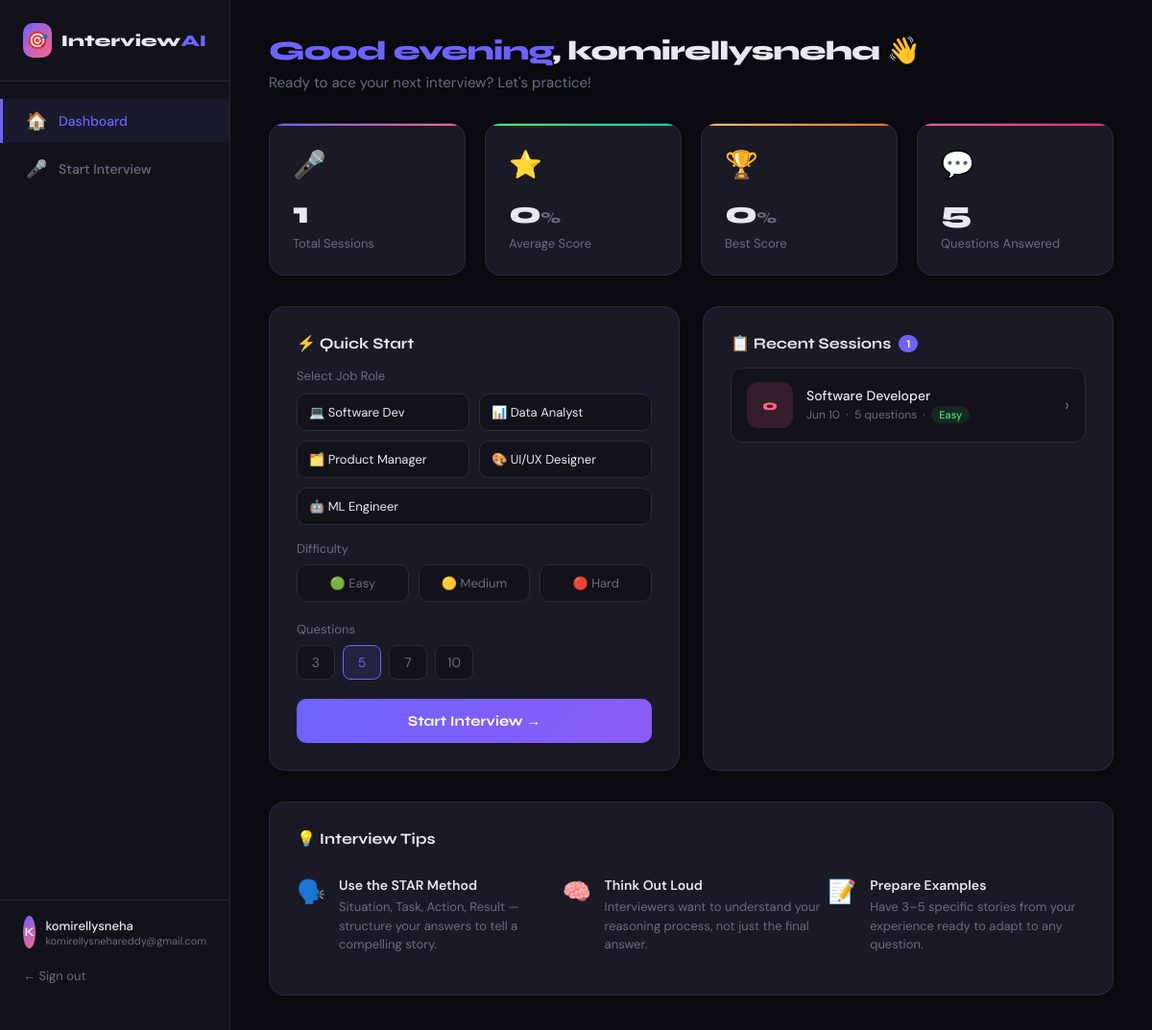
The page /dashboard (signed in) on the database its author committed.
### app.py (models this page shows)
class User(db.Model):
    id = db.Column(db.Integer, primary_key=True)
    username = db.Column(db.String(80), unique=True, nullable=False)
    email = db.Column(db.String(120), unique=True, nullable=False)
    password_hash = db.Column(db.String(256), nullable=False)
    created_at = db.Column(db.DateTime, default=datetime.utcnow)
    sessions = db.relationship('InterviewSession', backref='user', lazy=True)

class InterviewSession(db.Model):
    id = db.Column(db.Integer, primary_key=True)
    user_id = db.Column(db.Integer, db.ForeignKey('user.id'), nullable=False)
    job_role = db.Column(db.String(100), nullable=False)
    difficulty = db.Column(db.String(20), nullable=False)
    score = db.Column(db.Float, default=0)
    total_questions = db.Column(db.Integer, default=0)
    completed = db.Column(db.Boolean, default=False)
    created_at = db.Column(db.DateTime, default=datetime.utcnow)
    answers = db.relationship('Answer', backref='interview_session', lazy=True)

### app.py (the view)
@app.route('/dashboard')
def dashboard():
    if 'user_id' not in session:
        return redirect(url_for('login'))
    user = User.query.get(session['user_id'])
    sessions = InterviewSession.query.filter_by(user_id=user.id, completed=True).order_by(InterviewSession.created_at.desc()).limit(10).all()
    stats = {
        'total_sessions': InterviewSession.query.filter_by(user_id=user.id, completed=True).count(),
        'avg_score': 0,
        'best_score': 0,
        'total_questions': 0
    }
    completed = InterviewSession.query.filter_by(user_id=user.id, completed=True).all()
    if completed:
        scores = [s.score for s in completed if s.score > 0]
        stats['avg_score'] = round(sum(scores) / len(scores), 1) if scores else 0
        stats['best_score'] = round(max(scores), 1) if scores else 0
        stats['total_questions'] = sum(s.total_questions for s in completed)
    return render_template('dashboard.html', user=user, sessions=sessions, stats=stats)

### templates/dashboard.html (shortened to what this page needs)
<!DOCTYPE html>
<html lang="en">
<head>
</head>
<body>
<aside class="sidebar">
  <div class="sidebar-brand">
    <div class="brand-icon">🎯</div>
    <div class="brand-name">Interview<span>AI</span></div>
  </div>
  <a href="/dashboard" class="nav-link active"><span class="icon">🏠</span> Dashboard</a>
  <a href="/interview" class="nav-link"><span class="icon">🎤</span> Start Interview</a>
  <div class="sidebar-footer">
    <div class="user-info">
      <div class="user-avatar">{{ user.username[0].upper() }}</div>
      <div>
        <div class="user-name">{{ user.username }}</div>
        <div class="user-role">{{ user.email }}</div>
      </div>
    </div>
    <a href="/logout" class="logout-btn">← Sign out</a>
  </div>
</aside>
<main class="main">
  <div class="page-header">
    <h1><span class="time-greeting" id="greeting">Good morning</span>, {{ user.username }} 👋</h1>
    <p>Ready to ace your next interview? Let's practice!</p>
  </div>
  <div class="stats-grid">
    <div class="stat-card">
      <div class="stat-icon">🎤</div>
      <div class="stat-value">{{ stats.total_sessions }}</div>
      <div class="stat-label">Total Sessions</div>
    </div>
    <div class="stat-card">
      <div class="stat-icon">⭐</div>
      <div class="stat-value">{{ stats.avg_score }}<span style="font-size:16px;color:var(--muted)">%</span></div>
      <div class="stat-label">Average Score</div>
    </div>
    <div class="stat-card">
      <div class="stat-icon">🏆</div>
      <div class="stat-value">{{ stats.best_score }}<span style="font-size:16px;color:var(--muted)">%</span></div>
      <div class="stat-label">Best Score</div>
    </div>
    <div class="stat-card">
      <div class="stat-icon">💬</div>
      <div class="stat-value">{{ stats.total_questions }}</div>
      <div class="stat-label">Questions Answered</div>
    </div>
  </div>
  <div class="two-col">
    <div class="start-card">
      <div class="section-title">⚡ Quick Start</div>
      <div class="num-label" style="margin-bottom:10px;">Select Job Role</div>
      <div class="role-grid" id="roleGrid">
        <button class="role-btn" onclick="selectRole(this,'Software Developer')">💻 Software Dev</button>
        <button class="role-btn" onclick="selectRole(this,'Data Analyst')">📊 Data Analyst</button>
        <button class="role-btn" onclick="selectRole(this,'Product Manager')">🗂️ Product Manager</button>
        <button class="role-btn" onclick="selectRole(this,'UI/UX Designer')">🎨 UI/UX Designer</button>
        <button class="role-btn" onclick="selectRole(this,'Machine Learning Engineer')" style="grid-column:1/-1">🤖 ML Engineer</button>
      </div>
      <div class="num-label">Difficulty</div>
      <div class="diff-row">
        <button class="diff-btn easy" onclick="selectDiff(this,'Easy')">🟢 Easy</button>
        <button class="diff-btn medium" onclick="selectDiff(this,'Medium')">🟡 Medium</button>
        <button class="diff-btn hard" onclick="selectDiff(this,'Hard')">🔴 Hard</button>
      </div>
      <div class="num-label">Questions</div>
      <div class="num-row">
        <button class="num-btn" onclick="selectNum(this,3)">3</button>
        <button class="num-btn selected" onclick="selectNum(this,5)">5</button>
        <button class="num-btn" onclick="selectNum(this,7)">7</button>
        <button class="num-btn" onclick="selectNum(this,10)">10</button>
      </div>
      <button class="btn-start" onclick="startInterview()">Start Interview →</button>
    </div>
    <div class="history-card">
      <div class="section-title">📋 Recent Sessions <span class="badge">{{ sessions|length }}</span></div>
      <div class="history-list">
        {% if sessions %}
          {% for s in sessions %}
          <div class="history-item" onclick="viewSession({{ s.id }})">
            <div class="history-score {% if s.score >= 70 %}score-high{% elif s.score >= 50 %}score-mid{% else %}score-low{% endif %}">
              {{ s.score|int }}
            </div>
            <div class="history-info">
              <div class="history-role">{{ s.job_role }}</div>
              <div class="history-meta">
                {{ s.created_at.strftime('%b %d') }} &nbsp;·&nbsp;
                {{ s.total_questions }} questions &nbsp;·&nbsp;
                <span class="diff-tag diff-{{ s.difficulty.lower() }}">{{ s.difficulty }}</span>
              </div>
            </div>
            <span style="color:var(--muted);font-size:18px;">›</span>
          </div>
          {% endfor %}
        {% else %}
          <div class="empty-state">
            <div class="emoji">🎯</div>
            <p>No sessions yet. Start your first interview above!</p>
          </div>
        {% endif %}
      </div>
    </div>
  </div>
  <div class="tips-card">
    <div class="section-title">💡 Interview Tips</div>
    <div style="display:grid;grid-template-columns:repeat(3,1fr);gap:8px;">
      <div class="tip-item" style="border-bottom:none;">
        <div class="tip-icon">🗣️</div>
        <div class="tip-content"><h4>Use the STAR Method</h4><p>Situation, Task, Action, Result — structure your answers to tell a compelling story.</p></div>
      </div>
      <div class="tip-item" style="border-bottom:none;">
        <div class="tip-icon">🧠</div>
        <div class="tip-content"><h4>Think Out Loud</h4><p>Interviewers want to understand your reasoning process, not just the final answer.</p></div>
      </div>
      <div class="tip-item" style="border-bottom:none;">
        <div class="tip-icon">📝</div>
        <div class="tip-content"><h4>Prepare Examples</h4><p>Have 3–5 specific stories from your experience ready to adapt to any question.</p></div>
      </div>
    </div>
  </div>
</main>
</body>
</html>

### rows shown on the page
User: username "K", username "komirellysneha", email "komirellysnehareddy@gmail.com"
InterviewSession: score "0", job_role "Software Developer", created_at "Jun 10", total_questions "5", difficulty "Easy"

### other values the page prints
{{ stats.total_sessions }} "1"
{{ stats.avg_score }} "0"
{{ stats.best_score }} "0"
{{ stats.total_questions }} "5"
{{ sessions|length }} "1"
